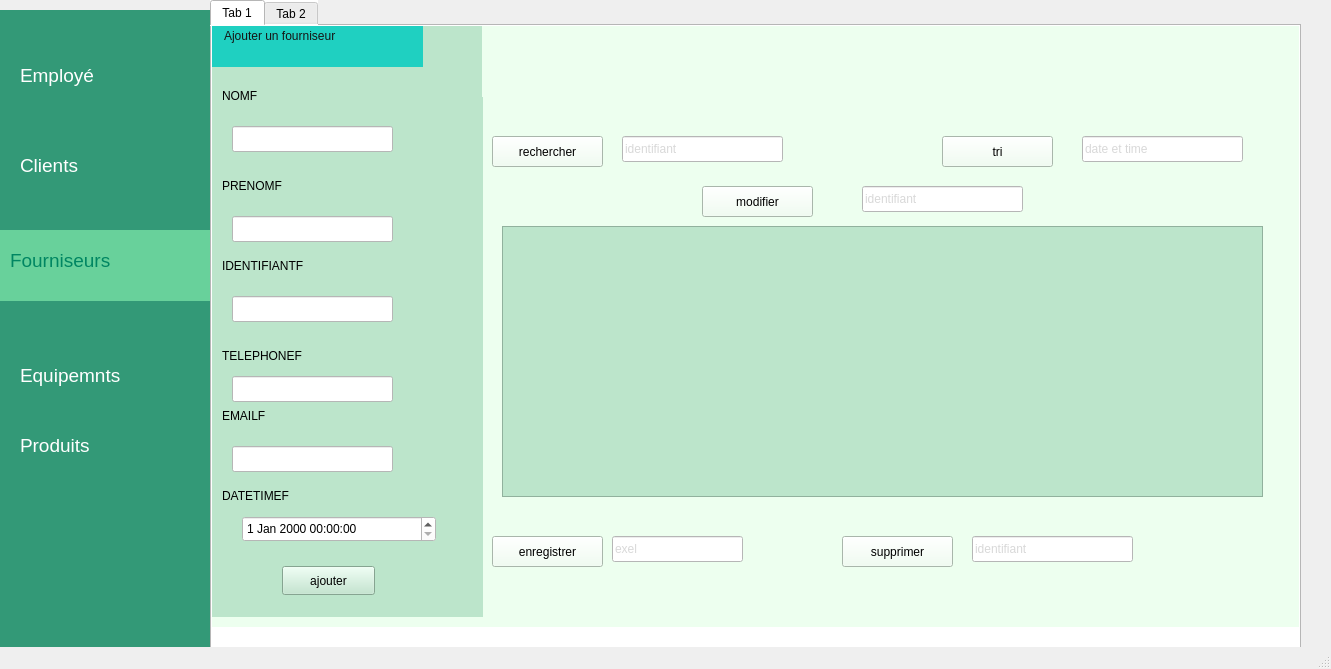
<?xml version="1.0" encoding="UTF-8"?>
<ui version="4.0">
 <class>MainWindow</class>
 <widget class="QMainWindow" name="MainWindow">
  <property name="geometry">
   <rect>
    <x>0</x>
    <y>0</y>
    <width>1331</width>
    <height>669</height>
   </rect>
  </property>
  <property name="windowTitle">
   <string>MainWindow</string>
  </property>
  <widget class="QWidget" name="centralwidget">
   <widget class="QWidget" name="widget" native="true">
    <property name="geometry">
     <rect>
      <x>-10</x>
      <y>10</y>
      <width>221</width>
      <height>651</height>
     </rect>
    </property>
    <property name="styleSheet">
     <string notr="true">background-color: rgb(51, 153, 119);</string>
    </property>
    <widget class="QLabel" name="label">
     <property name="geometry">
      <rect>
       <x>30</x>
       <y>50</y>
       <width>131</width>
       <height>31</height>
      </rect>
     </property>
     <property name="styleSheet">
      <string notr="true">color: rgb(255, 255, 255);</string>
     </property>
     <property name="text">
      <string>&lt;html&gt;&lt;head/&gt;&lt;body&gt;&lt;p&gt;&lt;span style=&quot; font-size:14pt;&quot;&gt;        Employé&lt;/span&gt;&lt;/p&gt;&lt;/body&gt;&lt;/html&gt;</string>
     </property>
    </widget>
    <widget class="QLabel" name="label_2">
     <property name="geometry">
      <rect>
       <x>30</x>
       <y>140</y>
       <width>131</width>
       <height>31</height>
      </rect>
     </property>
     <property name="styleSheet">
      <string notr="true">color: rgb(255, 255, 255);</string>
     </property>
     <property name="text">
      <string>&lt;html&gt;&lt;head/&gt;&lt;body&gt;&lt;p&gt;&lt;span style=&quot; font-size:14pt;&quot;&gt;Clients&lt;/span&gt;&lt;/p&gt;&lt;/body&gt;&lt;/html&gt;</string>
     </property>
    </widget>
    <widget class="QWidget" name="widget_2" native="true">
     <property name="geometry">
      <rect>
       <x>0</x>
       <y>220</y>
       <width>221</width>
       <height>71</height>
      </rect>
     </property>
     <property name="styleSheet">
      <string notr="true">background-color: rgb(104, 209, 155);</string>
     </property>
     <widget class="QLabel" name="label_3">
      <property name="geometry">
       <rect>
        <x>20</x>
        <y>10</y>
        <width>161</width>
        <height>41</height>
       </rect>
      </property>
      <property name="styleSheet">
       <string notr="true">color: rgb(0, 134, 98);</string>
      </property>
      <property name="text">
       <string>&lt;html&gt;&lt;head/&gt;&lt;body&gt;&lt;p&gt;&lt;span style=&quot; font-size:14pt;&quot;&gt;Fourniseurs&lt;/span&gt;&lt;/p&gt;&lt;/body&gt;&lt;/html&gt;</string>
      </property>
     </widget>
    </widget>
    <widget class="QLabel" name="label_4">
     <property name="geometry">
      <rect>
       <x>30</x>
       <y>350</y>
       <width>131</width>
       <height>31</height>
      </rect>
     </property>
     <property name="styleSheet">
      <string notr="true">color: rgb(255, 255, 255);</string>
     </property>
     <property name="text">
      <string>&lt;html&gt;&lt;head/&gt;&lt;body&gt;&lt;p&gt;&lt;span style=&quot; font-size:14pt;&quot;&gt;Equipemnts&lt;/span&gt;&lt;/p&gt;&lt;/body&gt;&lt;/html&gt;</string>
     </property>
    </widget>
    <widget class="QLabel" name="label_5">
     <property name="geometry">
      <rect>
       <x>30</x>
       <y>420</y>
       <width>131</width>
       <height>31</height>
      </rect>
     </property>
     <property name="styleSheet">
      <string notr="true">color: rgb(255, 255, 255);</string>
     </property>
     <property name="text">
      <string>&lt;html&gt;&lt;head/&gt;&lt;body&gt;&lt;p&gt;&lt;span style=&quot; font-size:14pt;&quot;&gt;Produits&lt;/span&gt;&lt;/p&gt;&lt;/body&gt;&lt;/html&gt;</string>
     </property>
    </widget>
   </widget>
   <widget class="QTabWidget" name="tabWidget">
    <property name="geometry">
     <rect>
      <x>210</x>
      <y>0</y>
      <width>1091</width>
      <height>651</height>
     </rect>
    </property>
    <property name="whatsThis">
     <string>&lt;html&gt;&lt;head/&gt;&lt;body&gt;&lt;p&gt;Fonctionalites&lt;/p&gt;&lt;/body&gt;&lt;/html&gt;</string>
    </property>
    <property name="styleSheet">
     <string notr="true">background-color: rgb(255, 255, 255);</string>
    </property>
    <property name="currentIndex">
     <number>0</number>
    </property>
    <widget class="QWidget" name="tab">
     <attribute name="title">
      <string>Tab 1</string>
     </attribute>
     <widget class="QWidget" name="widget_5" native="true">
      <property name="geometry">
       <rect>
        <x>-10</x>
        <y>-40</y>
        <width>1121</width>
        <height>641</height>
       </rect>
      </property>
      <property name="styleSheet">
       <string notr="true">background-color: rgb(255, 255, 255);
background-color: rgb(237, 255, 239);</string>
      </property>
      <widget class="QWidget" name="widget_4" native="true">
       <property name="geometry">
        <rect>
         <x>10</x>
         <y>20</y>
         <width>271</width>
         <height>611</height>
        </rect>
       </property>
       <property name="styleSheet">
        <string notr="true">background-color: rgb(177, 216, 183);
background-color: rgb(188, 229, 203);</string>
       </property>
       <widget class="QWidget" name="widget_6" native="true">
        <property name="geometry">
         <rect>
          <x>0</x>
          <y>0</y>
          <width>211</width>
          <height>61</height>
         </rect>
        </property>
        <property name="styleSheet">
         <string notr="true">background-color: rgb(48, 173, 138);
background-color: rgb(31, 208, 193);</string>
        </property>
        <widget class="QLabel" name="label_9">
         <property name="geometry">
          <rect>
           <x>12</x>
           <y>20</y>
           <width>191</width>
           <height>20</height>
          </rect>
         </property>
         <property name="styleSheet">
          <string notr="true">
font: 700 11pt &quot;Segoe UI&quot;;

color: rgb(26, 202, 167);
color: rgb(21, 21, 21);
</string>
         </property>
         <property name="text">
          <string>Ajouter un fourniseur</string>
         </property>
        </widget>
       </widget>
       <widget class="QLabel" name="label_10">
        <property name="geometry">
         <rect>
          <x>10</x>
          <y>480</y>
          <width>181</width>
          <height>20</height>
         </rect>
        </property>
        <property name="styleSheet">
         <string notr="true">font: 700 9pt &quot;Segoe UI&quot;;
font: 700 12pt &quot;Segoe UI&quot;;
</string>
        </property>
        <property name="text">
         <string>DATETIMEF</string>
        </property>
       </widget>
       <widget class="QLineEdit" name="lineEdit_nom">
        <property name="geometry">
         <rect>
          <x>20</x>
          <y>120</y>
          <width>161</width>
          <height>26</height>
         </rect>
        </property>
        <property name="styleSheet">
         <string notr="true">background-color: rgb(255, 255, 255);</string>
        </property>
       </widget>
       <widget class="QLabel" name="label_11">
        <property name="geometry">
         <rect>
          <x>10</x>
          <y>80</y>
          <width>181</width>
          <height>20</height>
         </rect>
        </property>
        <property name="styleSheet">
         <string notr="true">font: 700 9pt &quot;Segoe UI&quot;;
font: 700 12pt &quot;Segoe UI&quot;;
</string>
        </property>
        <property name="text">
         <string>NOMF</string>
        </property>
       </widget>
       <widget class="QLabel" name="label_13">
        <property name="geometry">
         <rect>
          <x>10</x>
          <y>400</y>
          <width>181</width>
          <height>20</height>
         </rect>
        </property>
        <property name="styleSheet">
         <string notr="true">font: 700 9pt &quot;Segoe UI&quot;;
font: 700 12pt &quot;Segoe UI&quot;;
</string>
        </property>
        <property name="text">
         <string>EMAILF</string>
        </property>
       </widget>
       <widget class="QLabel" name="label_14">
        <property name="geometry">
         <rect>
          <x>10</x>
          <y>340</y>
          <width>181</width>
          <height>20</height>
         </rect>
        </property>
        <property name="styleSheet">
         <string notr="true">font: 700 9pt &quot;Segoe UI&quot;;
font: 700 12pt &quot;Segoe UI&quot;;
</string>
        </property>
        <property name="text">
         <string>TELEPHONEF</string>
        </property>
       </widget>
       <widget class="QLabel" name="label_15">
        <property name="geometry">
         <rect>
          <x>10</x>
          <y>250</y>
          <width>181</width>
          <height>20</height>
         </rect>
        </property>
        <property name="styleSheet">
         <string notr="true">font: 700 9pt &quot;Segoe UI&quot;;
font: 700 12pt &quot;Segoe UI&quot;;
</string>
        </property>
        <property name="text">
         <string>IDENTIFIANTF</string>
        </property>
       </widget>
       <widget class="QLabel" name="label_16">
        <property name="geometry">
         <rect>
          <x>10</x>
          <y>170</y>
          <width>181</width>
          <height>20</height>
         </rect>
        </property>
        <property name="styleSheet">
         <string notr="true">font: 700 9pt &quot;Segoe UI&quot;;
font: 700 12pt &quot;Segoe UI&quot;;
</string>
        </property>
        <property name="text">
         <string>PRENOMF</string>
        </property>
       </widget>
       <widget class="QLineEdit" name="lineEdit_email">
        <property name="geometry">
         <rect>
          <x>20</x>
          <y>440</y>
          <width>161</width>
          <height>26</height>
         </rect>
        </property>
        <property name="styleSheet">
         <string notr="true">background-color: rgb(255, 255, 255);</string>
        </property>
       </widget>
       <widget class="QLineEdit" name="lineEdit_telephone">
        <property name="geometry">
         <rect>
          <x>20</x>
          <y>370</y>
          <width>161</width>
          <height>26</height>
         </rect>
        </property>
        <property name="styleSheet">
         <string notr="true">background-color: rgb(255, 255, 255);</string>
        </property>
       </widget>
       <widget class="QLineEdit" name="lineEdit_identifiant">
        <property name="geometry">
         <rect>
          <x>20</x>
          <y>290</y>
          <width>161</width>
          <height>26</height>
         </rect>
        </property>
        <property name="styleSheet">
         <string notr="true">background-color: rgb(255, 255, 255);</string>
        </property>
       </widget>
       <widget class="QLineEdit" name="lineEdit_prenom">
        <property name="geometry">
         <rect>
          <x>20</x>
          <y>210</y>
          <width>161</width>
          <height>26</height>
         </rect>
        </property>
        <property name="styleSheet">
         <string notr="true">background-color: rgb(255, 255, 255);</string>
        </property>
       </widget>
       <widget class="QPushButton" name="pushButton_ajouter">
        <property name="geometry">
         <rect>
          <x>70</x>
          <y>560</y>
          <width>93</width>
          <height>29</height>
         </rect>
        </property>
        <property name="text">
         <string>ajouter</string>
        </property>
       </widget>
       <widget class="QDateTimeEdit" name="dateTimeEdit">
        <property name="geometry">
         <rect>
          <x>30</x>
          <y>510</y>
          <width>194</width>
          <height>26</height>
         </rect>
        </property>
        <property name="styleSheet">
         <string notr="true">background-color: rgb(255, 255, 255);</string>
        </property>
       </widget>
      </widget>
      <widget class="QLineEdit" name="lineEdit_rechercher">
       <property name="geometry">
        <rect>
         <x>420</x>
         <y>150</y>
         <width>161</width>
         <height>26</height>
        </rect>
       </property>
       <property name="styleSheet">
        <string notr="true">background-color: rgb(255, 255, 255);
color: rgb(216, 216, 216);</string>
       </property>
       <property name="text">
        <string>identifiant</string>
       </property>
      </widget>
      <widget class="QLabel" name="label_19">
       <property name="geometry">
        <rect>
         <x>530</x>
         <y>540</y>
         <width>63</width>
         <height>41</height>
        </rect>
       </property>
       <property name="text">
        <string/>
       </property>
       <property name="pixmap">
        <pixmap>../Downloads/Screenshot_2024-10-05_225400-removebg-preview.png</pixmap>
       </property>
       <property name="scaledContents">
        <bool>true</bool>
       </property>
      </widget>
      <widget class="QLineEdit" name="lineEdit_supprimer">
       <property name="geometry">
        <rect>
         <x>770</x>
         <y>550</y>
         <width>161</width>
         <height>26</height>
        </rect>
       </property>
       <property name="styleSheet">
        <string notr="true">background-color: rgb(255, 255, 255);
color: rgb(216, 216, 216);</string>
       </property>
       <property name="text">
        <string>identifiant</string>
       </property>
      </widget>
      <widget class="QLabel" name="label_17">
       <property name="geometry">
        <rect>
         <x>280</x>
         <y>20</y>
         <width>771</width>
         <height>91</height>
        </rect>
       </property>
       <property name="text">
        <string/>
       </property>
       <property name="pixmap">
        <pixmap>../OneDrive - ESPRIT/Pictures/Screenshots/Screenshot 2024-10-06 205302.png</pixmap>
       </property>
       <property name="scaledContents">
        <bool>true</bool>
       </property>
      </widget>
      <widget class="QLineEdit" name="lineEdit_tri">
       <property name="geometry">
        <rect>
         <x>880</x>
         <y>150</y>
         <width>161</width>
         <height>26</height>
        </rect>
       </property>
       <property name="styleSheet">
        <string notr="true">background-color: rgb(255, 255, 255);
color: rgb(216, 216, 216);</string>
       </property>
       <property name="text">
        <string>date et time</string>
       </property>
      </widget>
      <widget class="QLineEdit" name="lineEdit_enregistrer">
       <property name="geometry">
        <rect>
         <x>410</x>
         <y>550</y>
         <width>131</width>
         <height>26</height>
        </rect>
       </property>
       <property name="styleSheet">
        <string notr="true">background-color: rgb(255, 255, 255);
color: rgb(216, 216, 216);</string>
       </property>
       <property name="text">
        <string>exel</string>
       </property>
      </widget>
      <widget class="QTableView" name="tableView">
       <property name="geometry">
        <rect>
         <x>300</x>
         <y>240</y>
         <width>761</width>
         <height>271</height>
        </rect>
       </property>
       <property name="styleSheet">
        <string notr="true">background-color: rgb(188,229,203);</string>
       </property>
      </widget>
      <widget class="QPushButton" name="pushButton_enregistrer">
       <property name="geometry">
        <rect>
         <x>290</x>
         <y>550</y>
         <width>111</width>
         <height>31</height>
        </rect>
       </property>
       <property name="styleSheet">
        <string notr="true">font: 700 12pt &quot;Segoe UI&quot;;
</string>
       </property>
       <property name="text">
        <string>enregistrer</string>
       </property>
      </widget>
      <widget class="QPushButton" name="pushButton_supprimer">
       <property name="geometry">
        <rect>
         <x>640</x>
         <y>550</y>
         <width>111</width>
         <height>31</height>
        </rect>
       </property>
       <property name="styleSheet">
        <string notr="true">font: 700 12pt &quot;Segoe UI&quot;;
</string>
       </property>
       <property name="text">
        <string>supprimer</string>
       </property>
      </widget>
      <widget class="QPushButton" name="pushButton_trier">
       <property name="geometry">
        <rect>
         <x>740</x>
         <y>150</y>
         <width>111</width>
         <height>31</height>
        </rect>
       </property>
       <property name="styleSheet">
        <string notr="true">font: 700 12pt &quot;Segoe UI&quot;;
</string>
       </property>
       <property name="text">
        <string>tri</string>
       </property>
      </widget>
      <widget class="QPushButton" name="pushButton_rechercher">
       <property name="geometry">
        <rect>
         <x>290</x>
         <y>150</y>
         <width>111</width>
         <height>31</height>
        </rect>
       </property>
       <property name="styleSheet">
        <string notr="true">font: 700 12pt &quot;Segoe UI&quot;;
</string>
       </property>
       <property name="text">
        <string>rechercher</string>
       </property>
      </widget>
      <widget class="QPushButton" name="pushButton_modifier">
       <property name="geometry">
        <rect>
         <x>500</x>
         <y>200</y>
         <width>111</width>
         <height>31</height>
        </rect>
       </property>
       <property name="styleSheet">
        <string notr="true">font: 700 12pt &quot;Segoe UI&quot;;
</string>
       </property>
       <property name="text">
        <string>modifier</string>
       </property>
      </widget>
      <widget class="QLineEdit" name="lineEdit_modifier">
       <property name="geometry">
        <rect>
         <x>660</x>
         <y>200</y>
         <width>161</width>
         <height>26</height>
        </rect>
       </property>
       <property name="styleSheet">
        <string notr="true">background-color: rgb(255, 255, 255);
color: rgb(216, 216, 216);</string>
       </property>
       <property name="text">
        <string>identifiant</string>
       </property>
      </widget>
     </widget>
    </widget>
    <widget class="QWidget" name="tab_2">
     <attribute name="title">
      <string>Tab 2</string>
     </attribute>
     <widget class="QWidget" name="widget_8" native="true">
      <property name="geometry">
       <rect>
        <x>0</x>
        <y>0</y>
        <width>1111</width>
        <height>721</height>
       </rect>
      </property>
      <property name="styleSheet">
       <string notr="true">background-color: rgb(255, 255, 255);
background-color: rgb(237, 255, 239);</string>
      </property>
      <widget class="QLabel" name="label_23">
       <property name="geometry">
        <rect>
         <x>50</x>
         <y>180</y>
         <width>121</width>
         <height>20</height>
        </rect>
       </property>
       <property name="styleSheet">
        <string notr="true">font: 700 12pt &quot;Segoe UI&quot;;</string>
       </property>
       <property name="text">
        <string>Statistiques</string>
       </property>
      </widget>
      <widget class="Line" name="line">
       <property name="geometry">
        <rect>
         <x>540</x>
         <y>200</y>
         <width>20</width>
         <height>291</height>
        </rect>
       </property>
       <property name="styleSheet">
        <string notr="true">font: 700 10pt &quot;Segoe UI&quot;;</string>
       </property>
       <property name="orientation">
        <enum>Qt::Vertical</enum>
       </property>
      </widget>
      <widget class="QLabel" name="label_24">
       <property name="geometry">
        <rect>
         <x>20</x>
         <y>-20</y>
         <width>1051</width>
         <height>141</height>
        </rect>
       </property>
       <property name="text">
        <string/>
       </property>
       <property name="pixmap">
        <pixmap>../OneDrive - ESPRIT/Pictures/Screenshots/Screenshot 2024-10-06 204147.png</pixmap>
       </property>
       <property name="scaledContents">
        <bool>true</bool>
       </property>
      </widget>
      <widget class="QPushButton" name="pushButton_statistiques">
       <property name="geometry">
        <rect>
         <x>330</x>
         <y>190</y>
         <width>93</width>
         <height>29</height>
        </rect>
       </property>
       <property name="text">
        <string>Show stat</string>
       </property>
      </widget>
     </widget>
    </widget>
   </widget>
  </widget>
  <widget class="QMenuBar" name="menubar">
   <property name="geometry">
    <rect>
     <x>0</x>
     <y>0</y>
     <width>1331</width>
     <height>26</height>
    </rect>
   </property>
  </widget>
  <widget class="QStatusBar" name="statusbar"/>
 </widget>
 <resources/>
 <connections/>
</ui>
